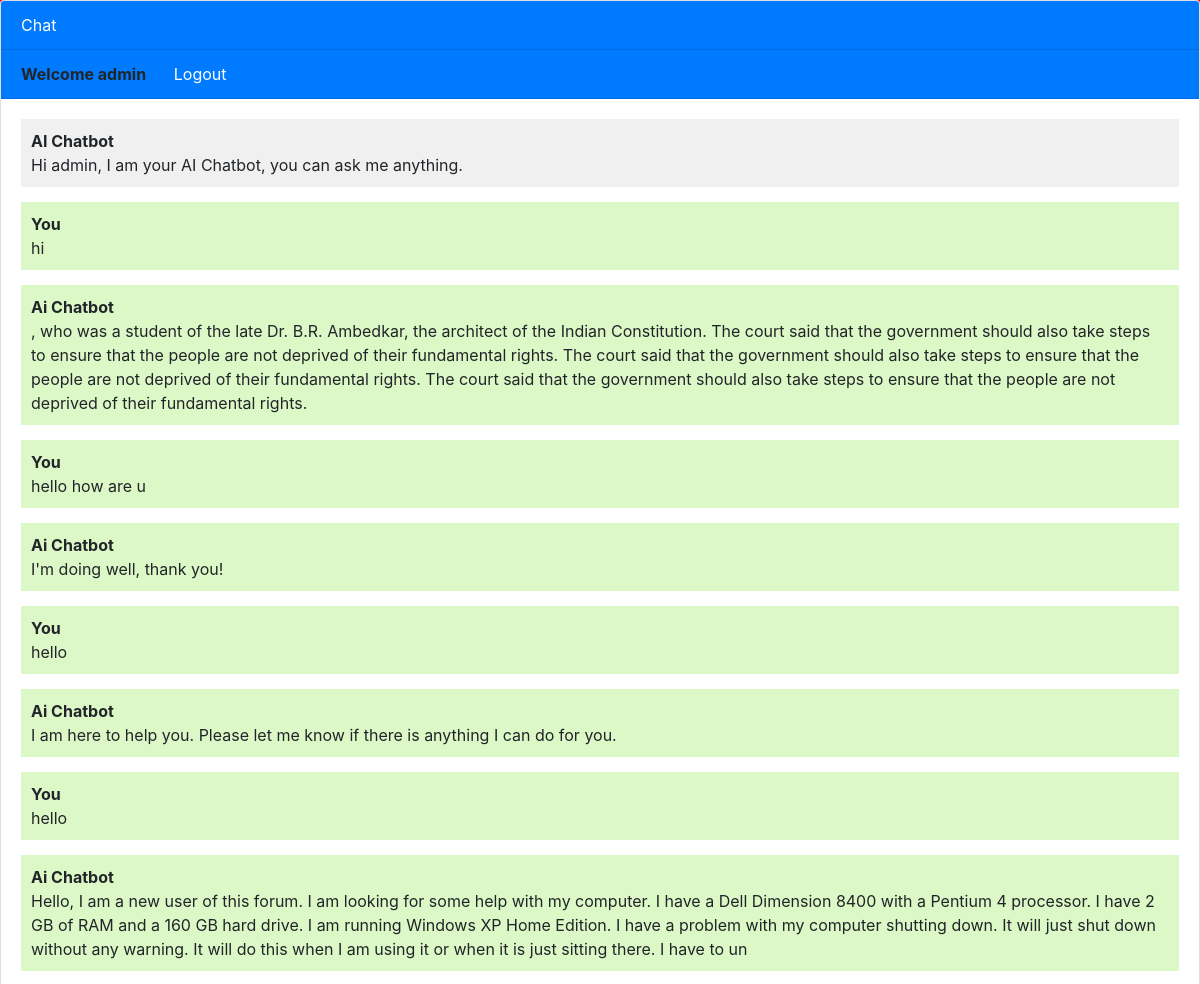
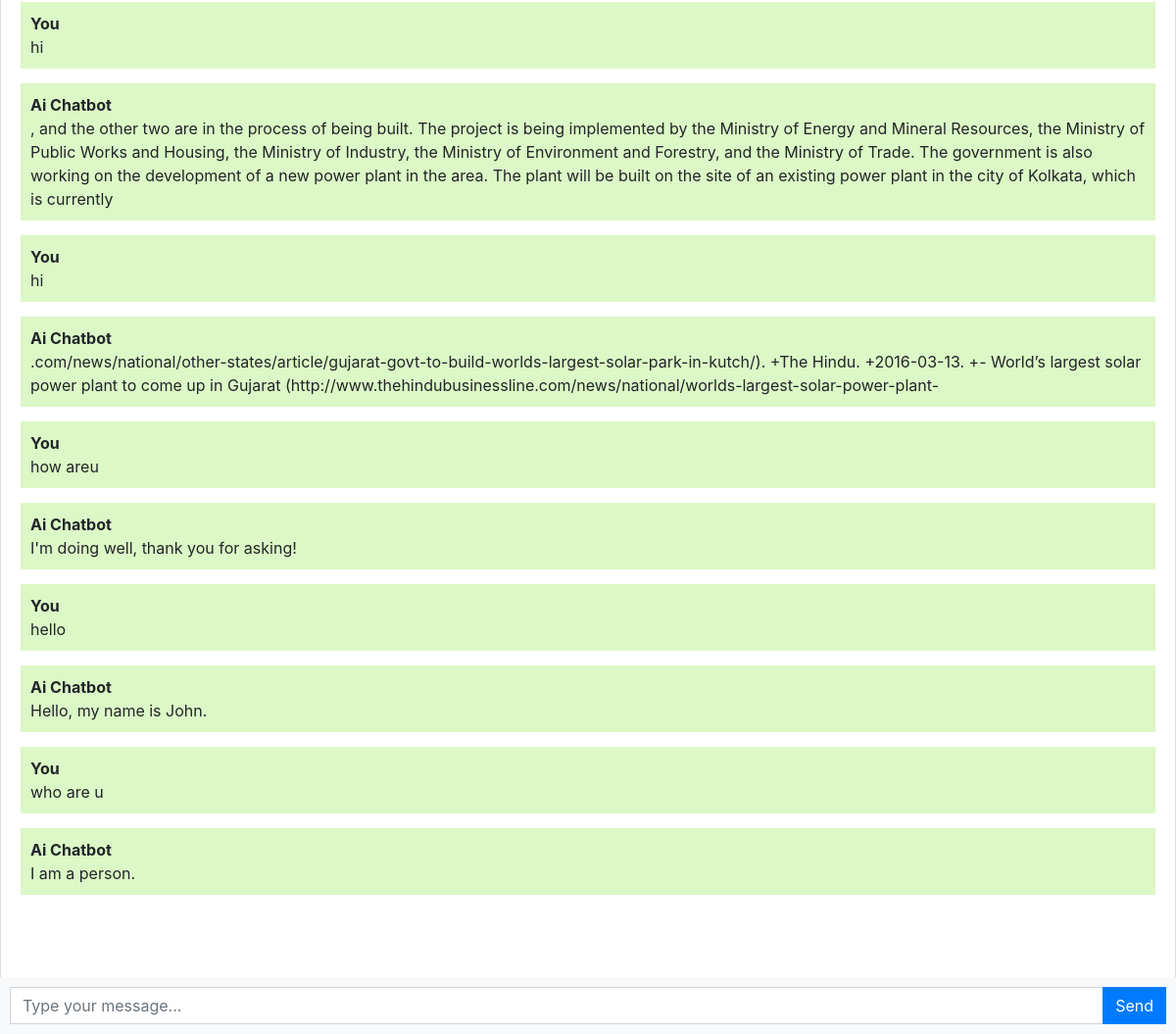
The page / (signed in) on the database its author committed (2 pictures, top to bottom).
### chatbot/models.py (models this page shows, shortened)
class Chat(models.Model):
    user= models.ForeignKey(User, on_delete=models.CASCADE)
    message=models.TextField()
    response=models.TextField()
    created_at=models.DateTimeField(auto_now_add=True)

### chatbot/views.py (the view)
# urls.py: path('', views.chatbot, name='chatbot'),
def chatbot(request):
    if request.user.is_anonymous:
        anonUser= User.objects.get(username='Guest')
        request.user=User.objects.get(id=anonUser.id)
    chats=Chat.objects.filter(user=request.user)
    if request.method=='POST':
        message = request.POST.get('message')
        response= ask_openai(message)
        chat = Chat(user=request.user, message=message, response=response, created_at=timezone.now())
        chat.save()
        return JsonResponse({ 'response': response})
    return render(request, 'chatbot.html',{'chats':chats})

### templates/chatbot.html (shortened to what this page needs)
{% extends 'base.html' %}
{% block content %}
<div class="chat-container">
  <div class="card flex-grow-1">
    <div class="card-header bg-primary text-white">Chat</div>
    {% if user.is_authenticated %}
    <div class="card-header bg-primary"><b>Welcome {{user.username}}</b> <b> </b><a style="color:white; margin-left:2%" href="logout">Logout</a></div>
    {% else %}
      <div class="card-header bg-primary text-white"><a style="color:white" href='login'>Login</a>    <a style="color:white" href='register'>Register</a></div>
    {%endif%}
      <div class="card-body messages-box">
      <ul class="list-unstyled messages-list">
        <li class="message received">
          <div class="message-text">
            <div class="message-sender">
              <b>AI Chatbot</b>
            </div>
            <div class="message-content">
              Hi {{user.username}}, I am your AI Chatbot, you can ask me anything.
            </div>
          </div>
        </li>
        {% for chat in chats %}
          {% if chat.user == request.user %}
            <li class = "message sent">
              <div class="message-text">
                <div class="message-sender">
                  <b>You</b>
                </div>
                <div class="message-content">
                  {{chat.message}}
                </div>
              </div>
            </li>
            <li class = "message sent">
              <div class="message-text">
                <div class="message-sender">
                  <b>Ai Chatbot</b>
                </div>
                <div class="message-content">
                  {{chat.response}}
                </div>
              </div>
            </li>
          {%endif%}
        {%endfor%}
      </ul>
  <form class="message-form">
    <div class="input-group">
      <input type="text" class="form-control message-input" placeholder="Type your message...">
      <div class="input-group-append">
        <button type="submit" class="btn btn-primary btn-send">Send</button>
      </div>
    </div>
  </form>
</div>
{% endblock %}

### templates/chatbot.html (style rules this page uses)
body, html { height: 100%; }
.messages-box { flex: 1; overflow-y: auto; }
.messages-list { padding-bottom: 90px; }
.message { margin-bottom: 15px; list-style: none; }
.message-text { padding: 10px; border-radius: 5px; }
.sent { background-color: #dcf8c6; align-self: flex-end; }
.received { background-color: #f1f0f0; align-self: flex-start; }
.message-form { display: flex; position: fixed; bottom: 0; left: 0; right: 0; padding: 10px; background-color: #f8f9fa; }
.message-input { flex: 1; border-radius: 0; border-right: none; }
.btn-send { border-radius: 0; }
.chat-container { height: 100%; display: flex; flex-direction: column; }
body { background-color: red; }

### rows shown on the page
Chat: message "hi", response ", who was a student of the late Dr. B.R. Ambedkar, the architect of the Indian Constitution. The court said that the government should also take steps to ensure that the people are not deprived of their fundamental rights. The court said that the government should also take steps to ensure that the people are not deprived of their fundamental rights. The court said that the government should also take steps to ensure that the people are not deprived of their fundamental rights."
Chat: message "hello how are u", response "I'm doing well, thank you!"
Chat: message "hello", response "I am here to help you. Please let me know if there is anything I can do for you."
Chat: message "hello", response "Hello, I am a new user of this forum. I am looking for some help with my computer. I have a Dell Dimension 8400 with a Pentium 4 processor. I have 2 GB of RAM and a 160 GB hard drive. I am running Windows XP Home Edition. I have a problem with my computer shutting down. It will just shut down without any warning. It will do this when I am using it or when it is just sitting there. I have to un"
Chat: message "hi", response ", and the other two are in the process of being built. The project is being implemented by the Ministry of Energy and Mineral Resources, the Ministry of Public Works and Housing, the Ministry of Industry, the Ministry of Environment and Forestry, and the Ministry of Trade. The government is also working on the development of a new power plant in the area. The plant will be built on the site of an existing power plant in the city of Kolkata, which is currently"
Chat: message "hi", response ".com/news/national/other-states/article/gujarat-govt-to-build-worlds-largest-solar-park-in-kutch/). +The Hindu. +2016-03-13. +- World’s largest solar power plant to come up in Gujarat (http://www.thehindubusinessline.com/news/national/worlds-largest-solar-power-plant-"
Chat: message "how areu", response "I'm doing well, thank you for asking!"
Chat: message "hello", response "Hello, my name is John."
Chat: message "who are u", response "I am a person."

### other values the page prints
{{ user.username }} "admin"
